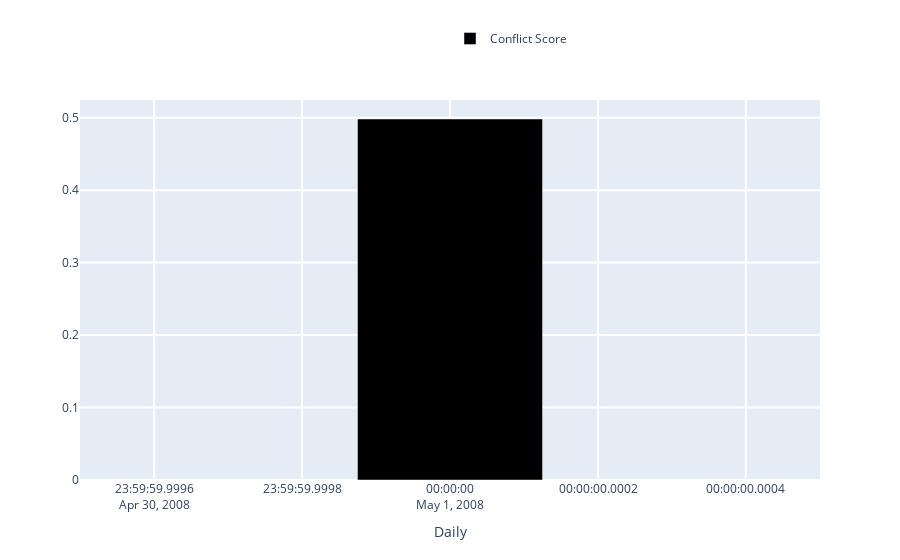

This figure's notebook cell:
### Markdown cell above
### <span style="color:green"> TRY YOURSELF! THIS IS WHAT WILL HAPPEN WHEN YOU SELECT AN EDITOR </span>

### Code cell
### ----------------------------------------------------------------------------------- ###
### TRY YOURSELF! THIS IS WHAT WILL HAPPEN WHEN YOU SELECT AN EDITOR                    ###
### ----------------------------------------------------------------------------------- ###

## This is the page you used ##
print('The page that is being used:', the_page['title'], f'({lng_selected.upper()})')

## Use the variable from the last notebook: conflicts_by_editors (pd.DataFrame)        ##
## Display the dataframe using interactive grid, you could learn more through the doc: ##
## https://qgrid.readthedocs.io/en/latest/                                             ##
qgrid.set_grid_option('maxVisibleRows', 5) # Set max visible rows for the grid.
qgrid_init = qgrid.show_grid(conflicts_by_editors)
display(qgrid_init)

## Get the editor info with Wikipedia API (get_editor() method), more details you could check: ##
## https://github.com/gesiscss/wikiwho_demo/blob/master/external/api.py                        ##
## https://github.com/gesiscss/wikiwho_demo/blob/master/external/wikipedia.py                  ##
wikipedia_dv = WikipediaDV(WikipediaAPI(lng=lng_selected))

# This is an example editor index. You could change it manully by typing in a new index from
# the above grid, e.g. 737021
editor_input_id = conflicts_by_editors.index[1]

# Get the editor's information in the form of pd.DataFrame
editor_info = wikipedia_dv.get_editor(int(editor_input_id))

## Display the basic information of the selected editor ##
editor_url = f'{wikipedia_dv.api.base}action=query&list=users&ususerids={editor_input_id}&usprop=blockinfo|editcount|registration|gender&format=json'
print("Editor's data can be found in:")
print(editor_url)
display(md("### Current Selection:"))
display(editor_info.to_frame('values'))

## Interactive evolution of conflict score of this editor, using ConflictListner, more details see ##
## https://github.com/gesiscss/wikiwho_demo/blob/master/visualization/conflicts_listener.py        ##
## Also use the variable from the last notebook: total_actions                                     ##
display(md(f"#### Evolution of the Conflict Score of *{editor_info['name']}*"))

# Dataframe containing the selected editor's info for interactive
editor_df = total_actions[total_actions['editor_id'] == editor_info['userid']].copy()
           
# Create a ConflictsListener instance.
conflicts_listener = ConflictsListener(editor_df)

# Set parameters
begin_date = date(2005, 3, 1)
end_date = date(2019, 6, 1)
frequency = 'Daily' # 'Monthly', 'Daily'

# The metrics we need:
# ['Conflict Score', 'Absolute Conflict Score', 'Conflict Ratio', 'Number of Conflicts',
#  'Total Elegible Actions', ('None')]
# Note: only 'red_line' has 'None' option.
black_line = 'Conflict Score'
red_line = 'None'

print('Time range from', begin_date.strftime("%Y-%m-%d"), 'to', end_date.strftime("%Y-%m-%d"))           
           
conflicts_listener.listen(
    _range1=begin_date,
    _range2=end_date,
    granularity = frequency,
    black = black_line,
    red = red_line
)
           
# store the editor_input_id and editor_info for the usage in next notebook
%store editor_input_id
%store editor_info

### Figure 1 — Plotly figure (JSON) as saved in the notebook; plotly's stock layout.template omitted (floating-point values rounded to 4 significant figures)
{"data": [{"marker": {"color": "rgba(0, 0, 0, 1)"}, "name": "Conflict Score", "type": "bar", "x": ["2008-05-01T00:00:00"], "y": [0.4982]}], "layout": {"bargap": 0.75, "barmode": "group", "hovermode": "closest", "legend": {"x": 0.5, "y": 1.2}, "showlegend": true, "xaxis": {"gridwidth": 2, "ticklen": 5, "title": {"text": "Daily"}, "zeroline": true}, "yaxis": {"gridwidth": 2, "ticklen": 5}}}
